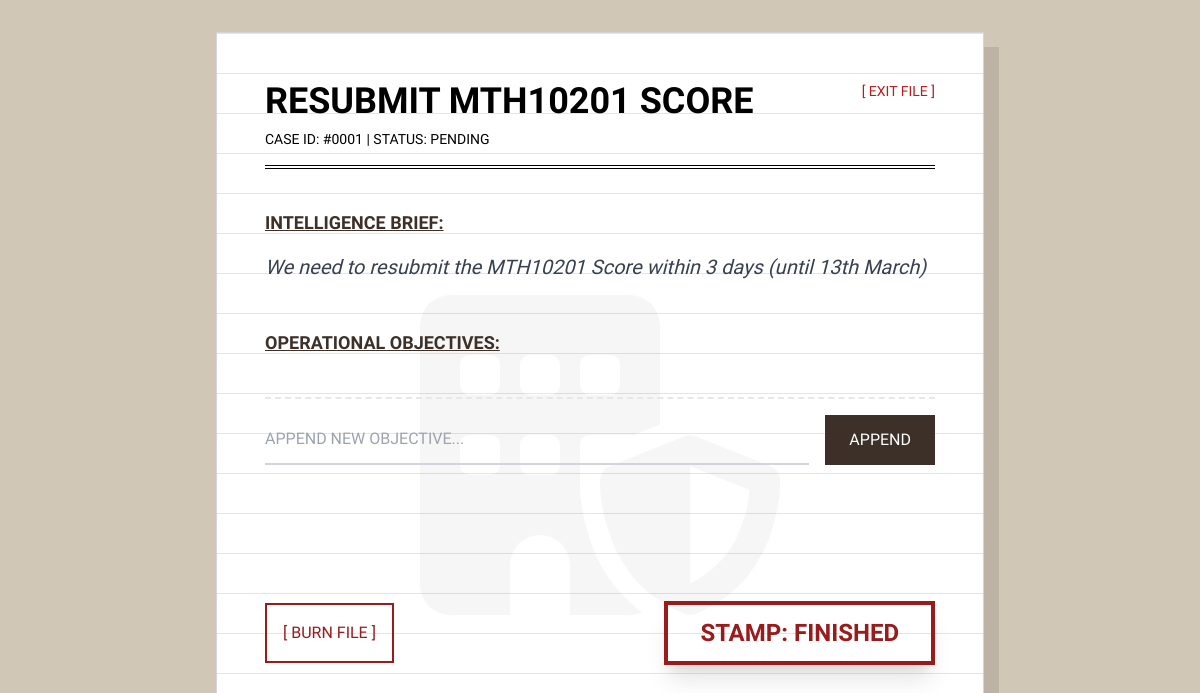
/todo/1, run on the app's committed database.
### models.py (models this page shows)
class Task(db.Model):
    id = db.Column(db.Integer, primary_key=True)
    title = db.Column(db.String(200), nullable=False)
    description = db.Column(db.Text, nullable=True)
    status = db.Column(db.String(20), default='pending')
    subtasks = db.relationship('Subtask', backref='task', lazy=True, cascade="all, delete-orphan")

### todo_routes.py (the view)
@todo_bp.route('/<int:task_id>')
def task_detail(task_id):
    task = Task.query.get_or_404(task_id)
    return render_template('todo/task.html', task=task)

### templates/todo/task.html (shortened to what this page needs)
<!DOCTYPE html>
<html lang="en">
<head>
    <script src="https://cdn.tailwindcss.com"></script>
    <link rel="stylesheet" href="https://cdnjs.cloudflare.com/ajax/libs/font-awesome/6.4.0/css/all.min.css">
</head>
<body>
    <div class="max-w-3xl mx-auto report-paper p-12 min-h-[95vh] relative border border-gray-300">
        <div class="absolute inset-0 flex items-center justify-center opacity-[0.03] pointer-events-none select-none">
            <i class="fa-solid fa-building-shield text-[20rem]"></i>
        </div>
        <div class="mb-10 border-b-4 border-double border-black pb-4 flex justify-between items-start relative z-10">
            <div>
                <h1 class="text-4xl typewriter font-bold uppercase">{{ task.title }}</h1>
                <p class="typewriter mt-2 text-sm">CASE ID: #{{ "%04d"|format(task.id) }} | STATUS: <span id="status-text">{{ task.status.upper() }}</span></p>
            </div>
            <a href="{{ url_for('todo.index') }}" class="typewriter text-sm hover:underline text-red-700">[ EXIT FILE ]</a>
        </div>
        <div class="mb-12 relative z-10">
            <h2 class="typewriter font-bold text-lg text-[#3d3028] underline">INTELLIGENCE BRIEF:</h2>
            <p class="text-xl mt-4 italic text-gray-700">{{ task.description or "No brief provided." }}</p>
        </div>
        <div class="mb-24 relative z-10">
            <h2 class="typewriter font-bold text-lg text-[#3d3028] underline mb-6">OPERATIONAL OBJECTIVES:</h2>
            <div class="mt-10 pt-4 border-t-2 border-dashed border-gray-200">
                <div class="flex gap-4">
                    <input type="text" id="new-subtask-input" placeholder="APPEND NEW OBJECTIVE..." class="flex-1 bg-transparent border-b-2 border-gray-300 typewriter focus:border-black outline-none py-1">
                    <button onclick="addSubtask()" class="bg-[#3d3028] text-white px-6 py-1 typewriter hover:bg-black transition">APPEND</button>
                </div>
            </div>
        </div>
        <div class="flex justify-between items-center mt-auto pt-10 relative z-10">
            <button onclick="destroyFile({{ task.id }})" class="typewriter text-red-800 border-2 border-red-800 px-4 py-2 hover:bg-red-800 hover:text-white transition">
                [ BURN FILE ]
            </button>
            <button onclick="toggleTaskStatus()" class="border-4 border-red-800 text-red-800 px-8 py-3 typewriter font-bold text-2xl hover:bg-red-800 hover:text-white transition-all transform hover:scale-105 active:scale-95 shadow-xl">
                {% if task.status == 'pending' %}STAMP: FINISHED{% else %}RE-OPEN CASE{% endif %}
            </button>
        </div>
    </div>
</body>
</html>

### templates/todo/task.html (style rules this page uses)
body { background-color: #d1c7b7; font-family: 'Prompt', sans-serif; padding: 2rem; }
.report-paper { background-color: #fff; background-image: linear-gradient(#e5e5e5 1px, transparent 1px); background-size: 100% 2.5rem; box-shadow: 15px 15px 0px rgba(0,0,0,0.1); line-height: 2.5rem; }
.typewriter { font-family: 'Special Elite', cursive; }

### data on the page
Task: title "RESUBMIT MTH10201 SCORE", id "0001", status "PENDING", description "We need to resubmit the MTH10201 Score within 3 days (until 13th March)"
